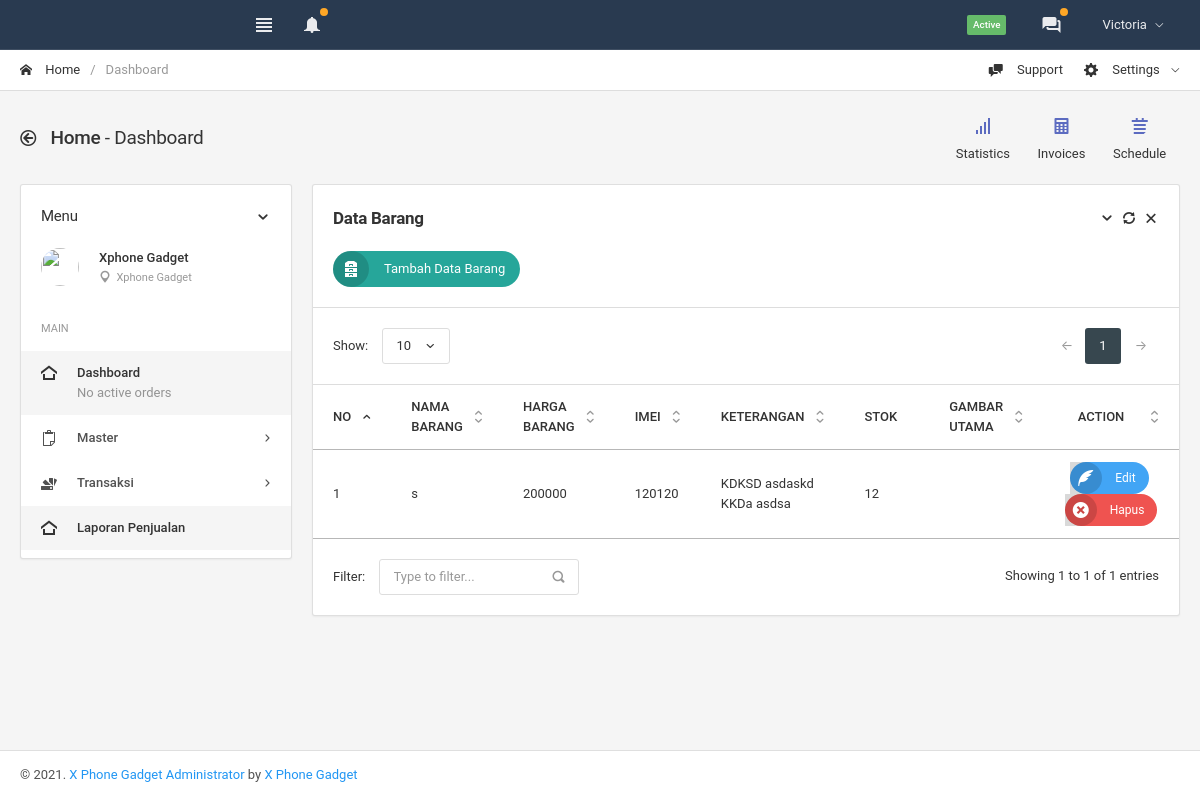
The app's page /index.php/admin/barang with its own data.
### tables this page shows
CREATE TABLE IF NOT EXISTS `tb_barang` (
  `id_barang` int(11) NOT NULL AUTO_INCREMENT,
  `nama_barang` varchar(50) NOT NULL,
  `harga_barang` varchar(50) NOT NULL,
  `imei` varchar(50) NOT NULL,
  `keterangan` text NOT NULL,
  `stok` int(12) NOT NULL,
  `gambar_ut` text NOT NULL,
  PRIMARY KEY (`id_barang`)
);

### application/libraries/Template.php (called while the page is built)
<?php if ( ! defined('BASEPATH')) exit('No direct script access allowed');
class Template {
		var $template_data = array();
		function set($name, $value)
		{
			$this->template_data[$name] = $value;
		}
		function load($template = '', $view = '' , $view_data = array(), $return = FALSE)
		{
			$this->CI =& get_instance();
			$this->set('contents', $this->CI->load->view($view, $view_data, TRUE));
			return $this->CI->load->view($template, $this->template_data, $return);
		}
}

### application/controllers/admin/Barang.php (called while the page is built, shortened)
<?php
class Barang extends CI_Controller
{
	public function index()
	{
		$data_kirim = array(
			'barang' => $this->mv->get_data('tb_barang')->result_array(),
		);
		$this->template->load('template', 'admin/barang/data',$data_kirim);
	}
}

### index.php (called while the page is built, shortened)
<?php
require_once BASEPATH.'core/CodeIgniter.php';

### application/models/Model_unv.php (called while the page is built, shortened)
<?php
class Model_unv extends CI_Model
{
	function get_data($tabel){
		$this->db->select('*');
		$this->db->from($tabel);
		$query = $this->db->get();
		return $query;
	}
}
?>

### application/views/admin/barang/data.php (the view, shortened to what this page needs)
  <div class="card">
    <div class="card-header header-elements-inline">
      <h5 class="card-title"><b>Data Barang</b></h5>
      <div class="header-elements">
        <div class="list-icons">
          <a class="list-icons-item" data-action="collapse"></a>
          <a class="list-icons-item" data-action="reload"></a>
          <a class="list-icons-item" data-action="remove"></a>
        </div>
      </div>
    </div>
    <div class="card-body">
      <a href="<?=base_url($this->uri->segment(1).'/'.$this->uri->segment(2).'/tambah');?>" class="btn bg-teal-400 btn-labeled btn-labeled-left rounded-round"><b><i class="icon-cabinet"></i></b> Tambah Data Barang</a>
    </div>
    <table class="table datatable-dom-position ">
      <thead>
        <tr>
          <th>NO</th>
          <th>NAMA BARANG</th>
          <th>HARGA BARANG</th>
          <th>IMEI</th>
          <th>KETERANGAN</th>
          <th>STOK</th>
          <th>GAMBAR UTAMA</th>
          <th class="text-center">ACTION</th>
        </tr>
      </thead>
      <tbody>
        <?php
        $no=1;
        foreach($barang as $b):
         ?>
         <tr>
          <td><?=$no++;?></td>
          <td><?=$b['nama_barang'];?></td>
          <td><?=$b['harga_barang'];?></td>
          <td><?=$b['imei'];?></td>
          <td><?=$b['keterangan'];?></td>
          <td><?=$b['stok'];?></td>
          <td></td>
          <td class="text-center">
            <a href="<?=base_url($this->uri->segment(1).'/'.$this->uri->segment(2).'/edit/'.$b['id_barang']);?>" class="btn bg-primary-400 btn-labeled btn-labeled-left rounded-round btn-sm"><b><i class="icon-quill4"></i></b>Edit</a>&nbsp;<button type="button" onclick="hapus('<?=$b['id_barang']?>')" class="btn bg-danger-400 btn-labeled btn-sm btn-labeled-left rounded-round"><b><i class="icon-cancel-circle2"></i></b>Hapus</button>
          </td>
        </tr>
      <?php endforeach; ?>
    </tbody>
  </table>
</div>

### records on screen
tb_barang: nama_barang "s", harga_barang "200000", imei "120120", keterangan "KDKSD asdaskd KKDa asdsa", stok "12"
